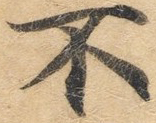
#> input picture replace_bg/2.bmp, 156 x 123 px
$ python Img_hash_cmp.py   (older library calls are emulated)
#> lines starting #> are read from the running program, lines starting #| are printed output that depends on the picture
from PIL import Image
from functools import reduce
import numpy as np
import scipy.fftpack
#计算指纹
def a_hash(img):
    if not isinstance(img, Image.Image):
        img = Image.open(img)
    img = img.resize((8, 8), Image.ANTIALIAS).convert('L') #将image压缩为8*8,转化为灰度图
    avg = reduce(lambda x, y: x + y, img.getdata()) / (64*1)#对每个像素点的灰度累和,最后除以64,得到灰度的平均值
    #map对每个像素做判断,大于平均值为1,否则为0
    #enumerate函数返回一个列表的下标及该下标对应的元素,用tuple装起来: (index, element)
    #reduce,对每个元素右移对应的下标位,并且与前一个元素做或运算,最终得到的结果为一个
    # 64位的二进制数,每一位的0,1代表该位的像素灰度与平均像素灰度的比较结果
    return reduce(lambda x, y_z: x | (y_z[1] << y_z[0]),enumerate(map(lambda i: 0 if i < avg else 1, img.getdata())) , 0)

#计算汉明距离,亦或后返回1的个数
def hamming(h1, h2):
    #直接对两个数按位做异或操作,这样得到一个64位的二进制数,该二进制数包含的1的个数,即为汉明距离
    h, d = 0, h1 ^ h2
    #求d中包含的1的个数
    while d:
        h += 1
        d &= d - 1
    return h

def d_hash(img,size=(8,8)):
    #比较相邻像素
    if not isinstance(img, Image.Image):
        img = Image.open(img)
    img = img.resize(size).convert('L') #将image压缩为8*8,转化为灰度图
    #map对每个像素做判断,大于下一个值为1,否则为0
    #enumerate函数返回一个列表的下标及该下标对应的元素,用tuple装起来: (index, element)
    #reduce,对每个元素右移对应的下标位,并且与前一个元素做或运算,最终得到的结果为一个
    # 64位的二进制数,每一位的0,1代表该位的像素灰度与平均像素灰度的比较结果
    pixels = np.asarray(img)
    # compute differences between columns
    diff = (pixels[:, 1:] > pixels[:, :-1])*1
    return reduce(lambda x, y_z: x | (y_z[1] << y_z[0]),enumerate(np.hstack(diff.tolist())), 0)

def p_hash(img,hash_size=8,highfreq_factor=4):
    #第一步，缩放尺寸
    #第二步，离散余弦变换，DCT系数求取
    #第三步，求取DCT系数均值（左上角8 * 8
    #第四步，计算哈希值。 * /
    img_size = hash_size * highfreq_factor
    if not isinstance(img, Image.Image):
        img = Image.open(img)
    image = img.convert("L").resize((img_size, img_size), Image.ANTIALIAS)
    pixels = np.asarray(image)
    dct = scipy.fftpack.dct(pixels)#DCT系数
    dctlowfreq = dct[:hash_size, :hash_size]
    avg = dctlowfreq.mean()
    diff = (dctlowfreq > avg)*1
    return reduce(lambda x, y_z: x | (y_z[1] << y_z[0]),enumerate(np.hstack(diff.tolist())), 0)
def hist_sim(img1,img2,size=(64,64),part_size=(8,8)):
    if not isinstance(img1, Image.Image) and not isinstance(img2,Image.Image):
        img1 = Image.open(img1)
        img2 = Image.open(img2)
    img1=img1.convert('L').resize(size)
    img2=img2.convert('L').resize(size)
    w,h = img1.size
    pw,ph = part_size
    assert  w % pw == h % ph ==0
    li = [img1.crop((i,j,i+pw,j+ph)).copy() for i in range(0,w,pw) for j in range(0,h,ph)]
    ri = [img2.crop((i,j,i+pw,j+ph)).copy() for i in range(0,w,pw) for j in range(0,h,ph)]
    #
    # lh = img1.histogram()
    # rh = img2.histogram()
    sim = sum( sum(1 - (0 if l == r else float(abs(l - r)) / max(l, r)) for l, r in zip(lp.histogram(), rp.histogram())) / len(lp.histogram()) for lp,rp in zip(li,ri) )/64
    return sim

if __name__ == '__main__':
    img1 = input('请输入第一张图片路径:')
#> the answer given: replace_bg/2.bmp
    img2 = input('请输入第二张图片路径:')
#> the answer given: replace_bg/3.bmp
    h1 = p_hash(img1)
#> in p_hash, img is the input picture: PIL image 156x123 RGB; mean R, G, B 185.3, 162.9, 132.9
#> in p_hash, `image = img.convert("L").resize((img_size, img_size), Image.ANTIALIAS)`:
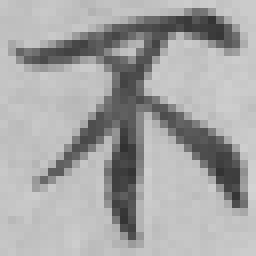
#> image: PIL image 32x32 L (shown 8 times larger); min 49, max 211, mean 166.3
#> in p_hash, `dct = scipy.fftpack.dct(pixels)#DCT系数`:
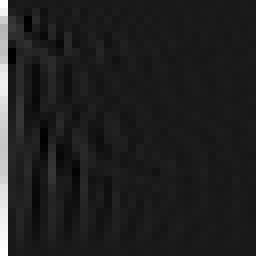
#> dct: shape (32, 32) float64 (shown 8 times larger); min -1410.2, max 12522, mean 361.5; drawn with min black and max white
#> in p_hash, `avg = dctlowfreq.mean()`: avg = 1350.2
#> h1 = 72340172871762177
    print(h1)
#| 72340172871762177
    h2 = p_hash(img2)
#> call 2 of p_hash, with img = 'replace_bg/3.bmp', hash_size = 8, highfreq_factor = 4
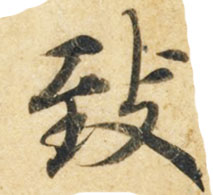
#> input picture replace_bg/3.bmp, 213 x 195 px
#> in p_hash, img is the input picture: PIL image 213x195 RGB; mean R, G, B 202.5, 186.3, 152.2
#> in p_hash (call 2), `image = img.convert("L").resize((img_size, img_size), Image.ANTIALIAS)`:
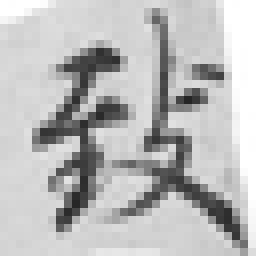
#> image: PIL image 32x32 L (shown 8 times larger); min 37, max 255, mean 187.1
#> in p_hash (call 2), `dct = scipy.fftpack.dct(pixels)#DCT系数`:
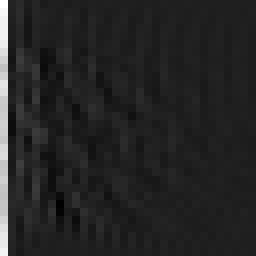
#> dct: shape (32, 32) float64 (shown 8 times larger); min -2031.1, max 14448, mean 402.6; drawn with min black and max white
#> in p_hash (call 2), `avg = dctlowfreq.mean()`: avg = 1719.4
#> h2 = 360570548989788417
    print(h2)
#| 360570548989788417
    print ("两张图片的指纹汉明距离为:%s" % hamming(h1, h2))
#> in hamming, `h, d = 0, h1 ^ h2`: h = 0; d = 288230376185397248
#> the loop in hamming, `while d:` made 3 passes
#> d on passes 1 to 3: 288230376185266176, 288230376151711744, 0
#> after the loop in hamming, `while d:`: d = 0; h = 3
#| 两张图片的指纹汉明距离为:3
    print(hist_sim(img1,img2))
#> in hist_sim, `img1=img1.convert('L').resize(size)`:
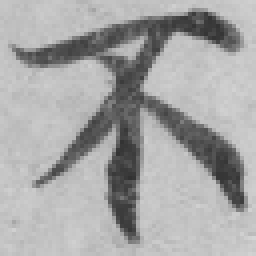
#> img1: PIL image 64x64 L (shown 4 times larger); min 49, max 212, mean 166.3
#> in hist_sim, `img2=img2.convert('L').resize(size)`:
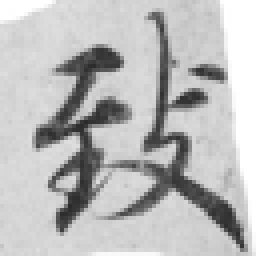
#> img2: PIL image 64x64 L (shown 4 times larger); min 42, max 255, mean 187.2
#> in hist_sim, `li = [img1.crop((i,j,i+pw,j+ph)).copy() for i in range(0,w,pw) for j i..`: li = 64 items
#> in hist_sim, `sim = sum( sum(1 - (0 if l == r else float(abs(l - r)) / max(l, r)) fo..`: sim = 0.798
